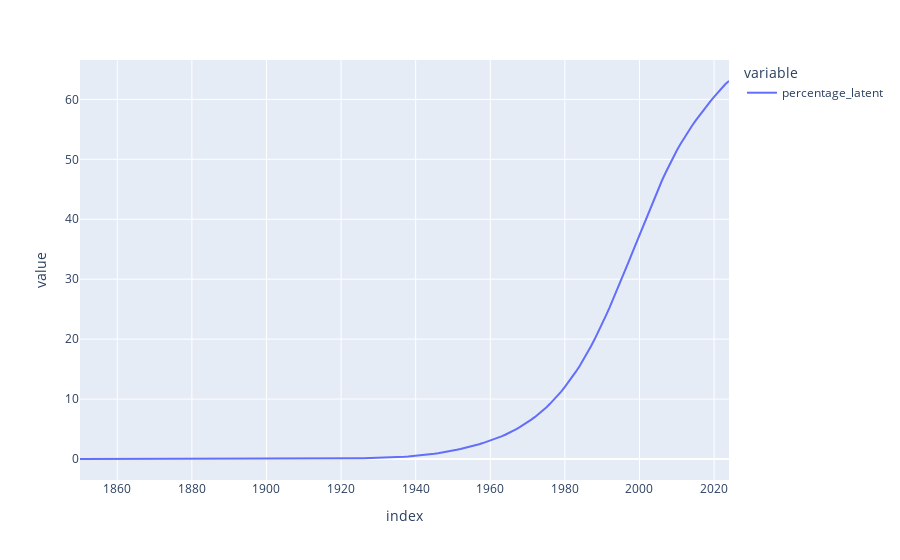

Notebook code for this chart:
### Code cell
outs["percentage_latent"].plot()

### Figure 1 — Plotly figure (JSON) as saved in the notebook; plotly's stock layout.template omitted (floating-point values rounded to 4 significant figures; data arrays with more than 128 entries replaced by an {"elided": "..."} marker saying what was removed)
{"data": [{"hovertemplate": "variable=percentage_latent<br>index=%{x}<br>value=%{y}<extra></extra>", "legendgroup": "percentage_latent", "line": {"color": "#636efa", "dash": "solid"}, "marker": {"symbol": "circle"}, "mode": "lines", "name": "percentage_latent", "orientation": "v", "showlegend": true, "type": "scatter", "x": {"elided": "175 int values"}, "xaxis": "x", "y": {"elided": "175 float values"}, "yaxis": "y"}], "layout": {"legend": {"title": {"text": "variable"}, "tracegroupgap": 0}, "margin": {"t": 60}, "xaxis": {"anchor": "y", "domain": [0, 1], "title": {"text": "index"}}, "yaxis": {"anchor": "x", "domain": [0, 1], "title": {"text": "value"}}}}
